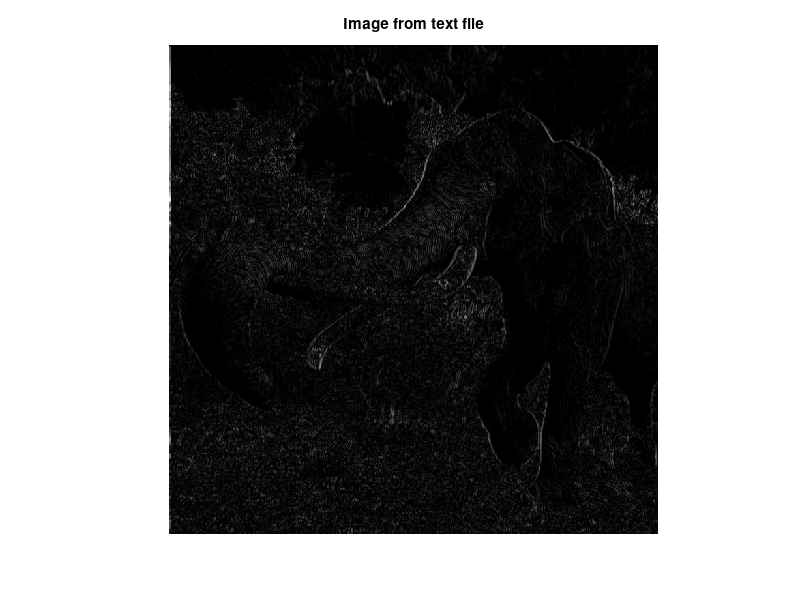

Recreate this plot in MATLAB.
% text_to_image.m
% Ring_Source.txt: هر خط یک عدد 0..255 (به تعداد W*H)

W = 750;
H = 750;

x = dlmread('image_Output.txt');   % خواندن همه اعداد (ستونی)
x = x(:);

if numel(x) < W*H
    error('Not enough samples in file: need %d, got %d', W*H, numel(x));
end

x = x(1:W*H);                     % فقط به اندازه تصویر
img = reshape(x, [W, H])';        % تبدیل به ماتریس HxW (ترانهاده برای ردیف/ستون درست)
img = uint8(img);

imshow(img, []);
title('Image from text file');
imwrite(img, 'input_image.png');
